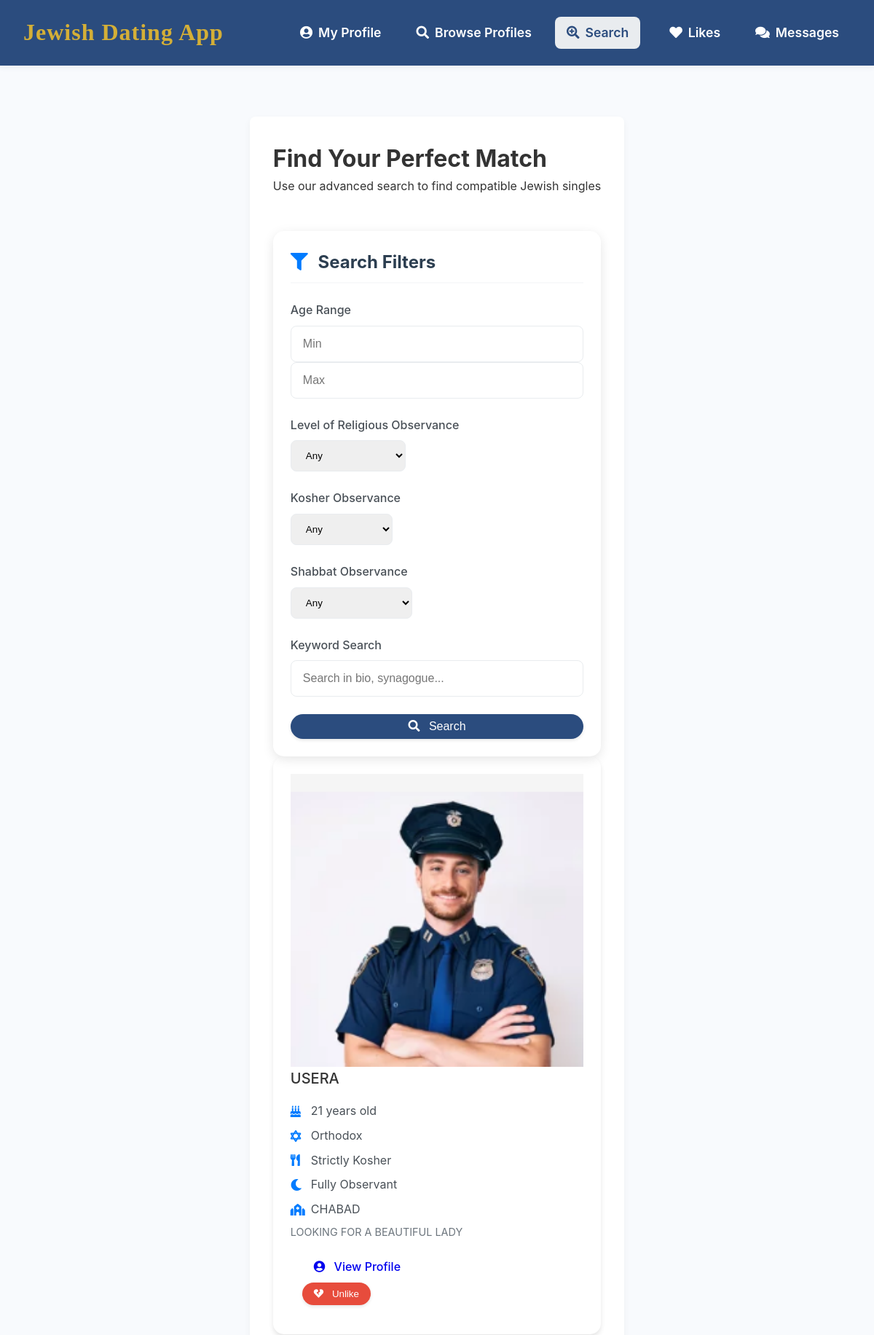
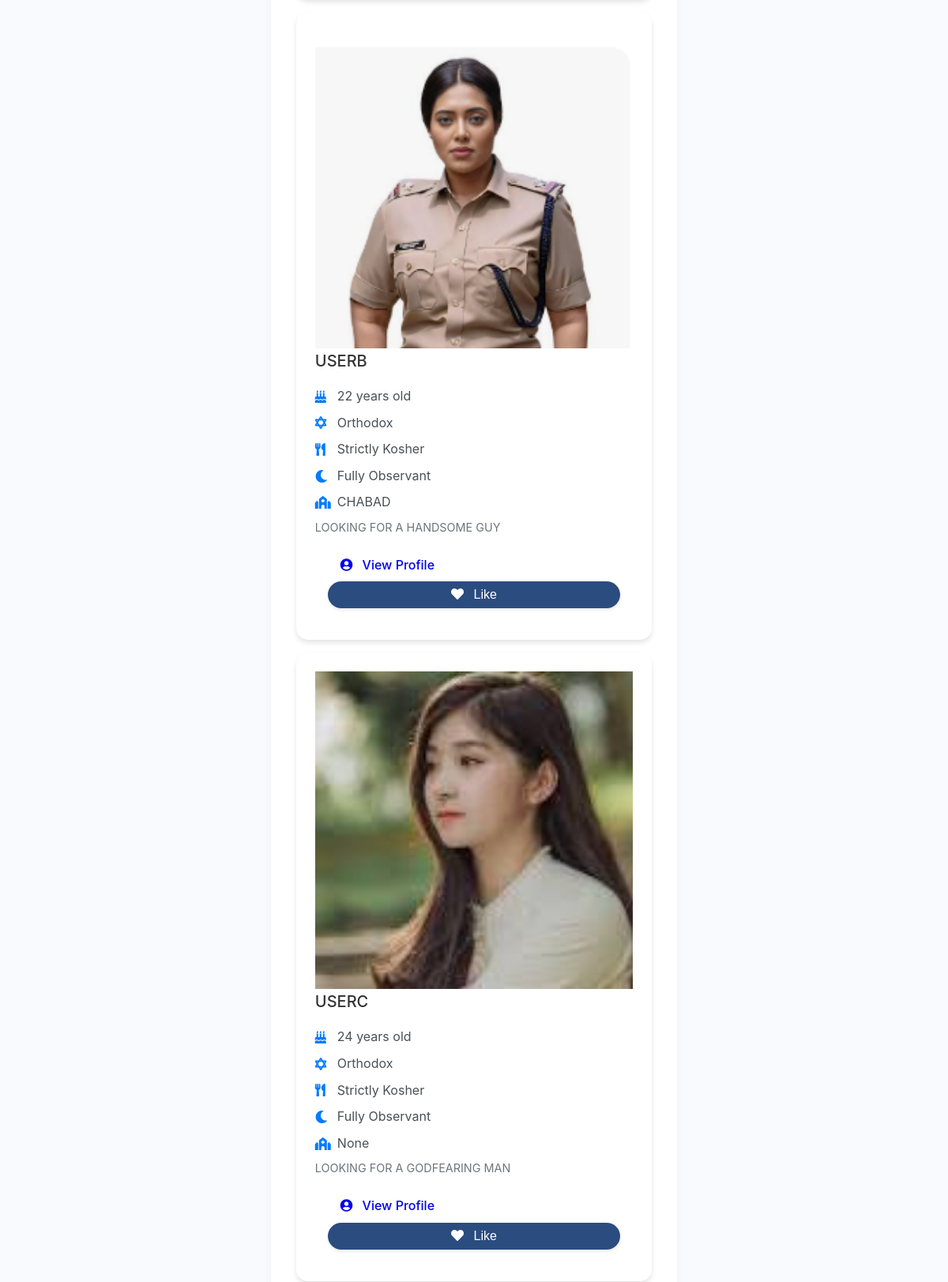
Page /search (signed in, upper part) on the committed database (2 pictures, top to bottom).
### tables this page shows
CREATE TABLE profiles (
            id INTEGER PRIMARY KEY AUTOINCREMENT,
            user_id INTEGER UNIQUE NOT NULL,
            age INTEGER,
            bio TEXT,
            observance_level TEXT,
            kosher_level TEXT,
            shabbat_observance TEXT,
            synagogue_affiliation TEXT,
            profile_picture TEXT, -- NEW COLUMN for profile picture filename
            FOREIGN KEY (user_id) REFERENCES users(id)
        );

CREATE TABLE users (
            id INTEGER PRIMARY KEY AUTOINCREMENT,
            username TEXT UNIQUE NOT NULL,
            password TEXT NOT NULL
        , last_active DATETIME);

### app.py (the view)
@app.route('/search')
@login_required
def search_profiles():
    conn = get_db_connection()
    current_user_id = g.user['id']
    min_age = request.args.get('min_age', type=int)
    max_age = request.args.get('max_age', type=int)
    observance_level = request.args.get('observance_level')
    kosher_level = request.args.get('kosher_level')
    shabbat_observance = request.args.get('shabbat_observance')
    keyword_search = request.args.get('keyword_search')
    query_parts = [
        'SELECT p.age, p.bio, p.observance_level, p.kosher_level, p.shabbat_observance, p.synagogue_affiliation, ',
        'p.profile_picture, u.username, u.id as user_id, ',
        'EXISTS(SELECT 1 FROM likes WHERE liker_id = ? AND liked_id = u.id) AS is_liked_by_me ',
        'FROM profiles p JOIN users u ON p.user_id = u.id ',
        'WHERE u.id != ? '
    ]
    params = [current_user_id, current_user_id]
    if min_age is not None:
        query_parts.append('AND p.age >= ? ')
        params.append(min_age)
    if max_age is not None:
        query_parts.append('AND p.age <= ? ')
        params.append(max_age)
    if min_age is not None and max_age is not None and min_age > max_age:
        flash('Minimum age cannot be greater than maximum age.', 'error')
    if observance_level and observance_level != '':
        query_parts.append('AND p.observance_level = ? ')
        params.append(observance_level)
    if kosher_level and kosher_level != '':
        query_parts.append('AND p.kosher_level = ? ')
        params.append(kosher_level)
    if shabbat_observance and shabbat_observance != '':
        query_parts.append('AND p.shabbat_observance = ? ')
        params.append(shabbat_observance)
    if keyword_search:
        search_term = f'%{keyword_search}%'
        query_parts.append('AND (p.bio LIKE ? OR p.synagogue_affiliation LIKE ? OR u.username LIKE ?) ')
        params.append(search_term)
        params.append(search_term)
        params.append(search_term)
    query_str = ''.join(query_parts)
    query_str += ' ORDER BY u.username ASC'
    profiles = conn.execute(query_str, tuple(params)).fetchall()
    conn.close()
    return render_template('search_profiles.html', profiles=profiles)

### app.py (called while the page is built)
def get_db_connection():
    conn = sqlite3.connect(app.config['DATABASE'])
    conn.row_factory = sqlite3.Row
    return conn

@app.context_processor
def inject_now():
    return {'now': datetime.datetime.now()}

@app.before_request
def load_logged_in_user():
    user_id = session.get('user_id')
    if user_id is None:
        g.user = None
    else:
        conn = get_db_connection()
        g.user = conn.execute(
            'SELECT * FROM users WHERE id = ?', (user_id,)
        ).fetchone()
        conn.execute(
            'UPDATE users SET last_active = CURRENT_TIMESTAMP WHERE id = ?', (user_id,)
        )
        conn.commit()
        conn.close()

def login_required(view):
    @wraps(view)
    def wrapped_view(*args, **kwargs):
        if g.user is None:
            flash('You need to be logged in to access this page.', 'warning')
            return redirect(url_for('login'))
        return view(*args, **kwargs)
    return wrapped_view

### templates/search_profiles.html (shortened to what this page needs)
{% extends "base.html" %}
{% block content %}
<div class="container py-5">
    <div class="search-header text-center mb-5">
        <h1 class="display-4 mb-3">Find Your Perfect Match</h1>
        <p class="lead text-muted">Use our advanced search to find compatible Jewish singles</p>
    </div>
    <div class="row">
        <div class="col-md-4">
            <div class="search-filters-card">
                <h3 class="filters-title">
                    <i class="fas fa-filter"></i> Search Filters
                </h3>
                <form method="get" class="search-form">
                    <div class="form-group mb-4">
                        <label for="min_age" class="form-label">Age Range</label>
                        <div class="row g-2">
                            <div class="col">
                                <input type="number"
                                       name="min_age"
                                       id="min_age"
                                       min="18"
                                       max="120"
                                       value="{{ request.args.get('min_age', '') }}"
                                       class="form-control"
                                       placeholder="Min">
                            </div>
                            <div class="col">
                                <input type="number"
                                       name="max_age"
                                       id="max_age"
                                       min="18"
                                       max="120"
                                       value="{{ request.args.get('max_age', '') }}"
                                       class="form-control"
                                       placeholder="Max">
                            </div>
                        </div>
                    </div>
                    <div class="form-group mb-4">
                        <label for="observance_level" class="form-label">Level of Religious Observance</label>
                        <select name="observance_level" id="observance_level" class="form-select">
                            <option value="">Any</option>
                        </select>
                    </div>
                    <div class="form-group mb-4">
                        <label for="kosher_level" class="form-label">Kosher Observance</label>
                        <select name="kosher_level" id="kosher_level" class="form-select">
                            <option value="">Any</option>
                        </select>
                    </div>
                    <div class="form-group mb-4">
                        <label for="shabbat_observance" class="form-label">Shabbat Observance</label>
                        <select name="shabbat_observance" id="shabbat_observance" class="form-select">
                            <option value="">Any</option>
                        </select>
                    </div>
                    <div class="form-group mb-4">
                        <label for="keyword_search" class="form-label">Keyword Search</label>
                        <input type="text"
                               name="keyword_search"
                               id="keyword_search"
                               value="{{ request.args.get('keyword_search', '') }}"
                               class="form-control"
                               placeholder="Search in bio, synagogue...">
                    </div>
                    <button type="submit" class="btn btn-primary w-100">
                        <i class="fas fa-search"></i> Search
                    </button>
                </form>
            </div>
        </div>
        <div class="col-md-8">
            <div class="search-results">
                {% if profiles %}
                    <div class="row row-cols-1 row-cols-md-2 g-4">
                        {% for profile in profiles %}
                            <div class="col">
                                <div class="card h-100 profile-card">
                                    <div class="profile-image-container">
                                        {% if profile.profile_picture %}
                                            <img src="{{ url_for('static', filename='uploads/' + profile.profile_picture) }}"
                                                 alt="{{ profile.username }}"
                                                 class="profile-image">
                                        {% else %}
                                            <div class="profile-image-placeholder">
                                                <i class="fas fa-user"></i>
                                            </div>
                                        {% endif %}
                                    </div>
                                    <div class="card-body">
                                        <h3 class="card-title h4 mb-3">{{ profile.username }}</h3>
                                        <div class="profile-details">
                                            <div class="detail-item">
                                                <i class="fas fa-birthday-cake"></i>
                                                <span>{{ profile.age }} years old</span>
                                            </div>
                                            <div class="detail-item">
                                                <i class="fas fa-star-of-david"></i>
                                                <span>{{ profile.observance_level }}</span>
                                            </div>
                                            <div class="detail-item">
                                                <i class="fas fa-utensils"></i>
                                                <span>{{ profile.kosher_level }}</span>
                                            </div>
                                            <div class="detail-item">
                                                <i class="fas fa-moon"></i>
                                                <span>{{ profile.shabbat_observance }}</span>
                                            </div>
                                            {% if profile.synagogue_affiliation %}
                                            <div class="detail-item">
                                                <i class="fas fa-synagogue"></i>
                                                <span>{{ profile.synagogue_affiliation }}</span>
                                            </div>
                                            {% endif %}
                                        </div>
                                        <div class="bio-section mt-3">
                                            <p class="card-text">{{ profile.bio }}</p>
                                        </div>
                                    </div>
                                    <div class="card-footer bg-transparent border-0">
                                        <div class="d-flex justify-content-between align-items-center">
                                            <a href="{{ url_for('view_user_profile', user_id=profile.user_id) }}"
                                               class="btn btn-outline-primary">
                                                <i class="fas fa-user-circle"></i> View Profile
                                            </a>
                                            {% if profile.is_liked_by_me %}
                                                <form action="{{ url_for('unlike_profile', user_id=profile.user_id) }}" method="post" class="d-inline">
                                                    <button type="submit" class="btn btn-danger">
                                                        <i class="fas fa-heart-broken"></i> Unlike
                                                    </button>
                                                </form>
                                            {% else %}
                                                <form action="{{ url_for('like_profile', user_id=profile.user_id) }}" method="post" class="d-inline">
                                                    <button type="submit" class="btn btn-primary">
                                                        <i class="fas fa-heart"></i> Like
                                                    </button>
                                                </form>
                                            {% endif %}
                                        </div>
                                    </div>
                                </div>
                            </div>
                        {% endfor %}
                    </div>
                {% endif %}
            </div>
        </div>
    </div>
</div>
{% endblock %}

### static/style.css (style rules this page uses)
.form-group { margin-bottom: 1.5rem; }
.form-group label { display: block; margin-bottom: 0.5rem; font-weight: 500; color: #495057; }
.form-control { width: 100%; padding: 0.75rem; font-size: 1rem; line-height: 1.5; color: #495057; background-color: #fff; border: 1px solid #ced4da; border-radius: 0.25rem; transition: border-color 0.15s ease-in-out, box-shadow 0.15s ease-in-out; }
.btn-primary { display: block; width: 100%; padding: 0.75rem; font-size: 1rem; font-weight: 500; text-align: center; color: #fff; background-color: #007bff; border: 1px solid #007bff; border-radius: 0.25rem; cursor: pointer; transition: background-color 0.15s ease-in-out, border-color 0.15s ease-in-out; }

### templates/base.html (style rules this page uses)
html, body { height: 100%; }
body { min-height: 100vh; display: flex; flex-direction: column; font-family: 'Inter', sans-serif; line-height: 1.6; color: #333; background-color: #f8fafd; padding-top: 80px; }
:root { --primary-color: #2B4C7E; --secondary-color: #D4AF37; --success-color: #2ecc71; --danger-color: #e74c3c; --warning-color: #f1c40f; --light-gray: #f8fafd; --dark-gray: #2c3e50; --text-color: #333; --border-radius: 8px; --box-shadow: 0 4px 10px rgba(0,0,0,0.05); }
* { margin: 0; padding: 0; box-sizing: border-box; }
.btn-primary { display: flex; align-items: center; gap: 0.5rem; padding: 0.6rem 1.25rem; background: var(--primary-color); color: white; border: none; border-radius: 8px; font-weight: 500; transition: all 0.3s ease; text-decoration: none; }
.container { background-color: white; border-radius: var(--border-radius); box-shadow: var(--box-shadow); padding: 2rem; margin-bottom: 2rem; }
.btn { display: inline-block; padding: 0.8rem 1.5rem; border: none; border-radius: var(--border-radius); font-weight: 500; text-decoration: none; cursor: pointer; transition: all 0.3s ease; }
.btn-danger { background-color: var(--danger-color); color: white; }
.form-group { margin-bottom: 1.5rem; }
.form-label { display: block; margin-bottom: 0.5rem; font-weight: 500; }
.form-control { width: 100%; padding: 0.8rem; border: 1px solid #ddd; border-radius: var(--border-radius); font-size: 1rem; }
.card { background-color: white; border-radius: var(--border-radius); box-shadow: var(--box-shadow); padding: 1.5rem; margin-bottom: 1rem; }
.card-title { font-size: 1.25rem; font-weight: 500; margin-bottom: 1rem; }

### templates/search_profiles.html (style rules this page uses)
.search-header { margin-bottom: 3rem; }
.search-filters-card { background: #fff; border-radius: 15px; padding: 1.5rem; box-shadow: 0 4px 15px rgba(0, 0, 0, 0.1); position: sticky; top: 2rem; }
.filters-title { color: #2c3e50; font-size: 1.5rem; margin-bottom: 1.5rem; padding-bottom: 0.5rem; border-bottom: 2px solid #f8f9fa; }
.filters-title i { color: #007bff; margin-right: 0.5rem; }
.form-label { color: #495057; font-weight: 500; margin-bottom: 0.5rem; }
.form-control, .form-select { border: 1px solid #e9ecef; border-radius: 8px; padding: 0.75rem 1rem; transition: border-color 0.2s ease, box-shadow 0.2s ease; }
.profile-card { transition: transform 0.2s ease-in-out, box-shadow 0.2s ease-in-out; border: none; border-radius: 15px; overflow: hidden; box-shadow: 0 4px 6px rgba(0, 0, 0, 0.1); }
.profile-image-container { position: relative; width: 100%; padding-top: 100%; overflow: hidden; background-color: #f8f9fa; }
.profile-image { position: absolute; top: 0; left: 0; width: 100%; height: 100%; object-fit: cover; }
.profile-details { margin-top: 1rem; }
.detail-item { display: flex; align-items: center; margin-bottom: 0.5rem; color: #495057; }
.detail-item i { width: 20px; margin-right: 0.5rem; color: #007bff; }
.bio-section { color: #6c757d; font-size: 0.9rem; line-height: 1.5; }
.card-footer { padding: 1rem; }
.btn { padding: 0.5rem 1rem; border-radius: 25px; font-weight: 500; transition: all 0.2s ease-in-out; }
.btn i { margin-right: 0.5rem; }
.btn-primary, .btn-danger { box-shadow: 0 2px 4px rgba(0, 0, 0, 0.1); }

### rows in the picture
profiles: profile_picture.username (picture), username "USERA", age "21", observance_level "Orthodox", kosher_level "Strictly Kosher", shabbat_observance "Fully Observant", synagogue_affiliation "CHABAD", bio "LOOKING FOR A BEAUTIFUL LADY"
profiles: profile_picture.username (picture), username "USERB", age "22", observance_level "Orthodox", kosher_level "Strictly Kosher", shabbat_observance "Fully Observant", synagogue_affiliation "CHABAD", bio "LOOKING FOR A HANDSOME GUY"
profiles: profile_picture (picture), username "USERC", age "24", observance_level "Orthodox", kosher_level "Strictly Kosher", shabbat_observance "Fully Observant", synagogue_affiliation "None", bio "LOOKING FOR A GODFEARING MAN"
